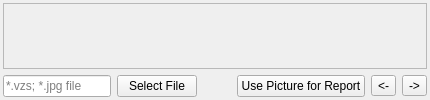
              <widget class="QWidget" name="tab_video">
               <attribute name="title">
                <string>Video</string>
               </attribute>
               <layout class="QVBoxLayout" name="verticalLayout_44">
                <property name="leftMargin">
                 <number>3</number>
                </property>
                <property name="topMargin">
                 <number>3</number>
                </property>
                <property name="rightMargin">
                 <number>3</number>
                </property>
                <property name="bottomMargin">
                 <number>3</number>
                </property>
                <item>
                 <widget class="QFrame" name="videoFrame">
                  <property name="sizePolicy">
                   <sizepolicy hsizetype="Preferred" vsizetype="Preferred">
                    <horstretch>0</horstretch>
                    <verstretch>99</verstretch>
                   </sizepolicy>
                  </property>
                  <property name="frameShape">
                   <enum>QFrame::Shape::StyledPanel</enum>
                  </property>
                  <property name="frameShadow">
                   <enum>QFrame::Shadow::Raised</enum>
                  </property>
                  <layout class="QVBoxLayout" name="video_vLayout">
                   <property name="leftMargin">
                    <number>0</number>
                   </property>
                   <property name="topMargin">
                    <number>0</number>
                   </property>
                   <property name="rightMargin">
                    <number>0</number>
                   </property>
                   <property name="bottomMargin">
                    <number>0</number>
                   </property>
                  </layout>
                 </widget>
                </item>
                <item>
                 <layout class="QHBoxLayout" name="horizontalLayout_17">
                  <item>
                   <widget class="QLineEdit" name="videoLineEdit">
                    <property name="sizePolicy">
                     <sizepolicy hsizetype="Expanding" vsizetype="Fixed">
                      <horstretch>3</horstretch>
                      <verstretch>0</verstretch>
                     </sizepolicy>
                    </property>
                    <property name="readOnly">
                     <bool>true</bool>
                    </property>
                    <property name="placeholderText">
                     <string>*.vzs; *.jpg file</string>
                    </property>
                   </widget>
                  </item>
                  <item>
                   <widget class="QPushButton" name="SelectVideo_PushButton">
                    <property name="text">
                     <string>Select File</string>
                    </property>
                   </widget>
                  </item>
                  <item>
                   <spacer name="horizontalSpacer_14">
                    <property name="orientation">
                     <enum>Qt::Orientation::Horizontal</enum>
                    </property>
                    <property name="sizeHint" stdset="0">
                     <size>
                      <width>34</width>
                      <height>20</height>
                     </size>
                    </property>
                   </spacer>
                  </item>
                  <item>
                   <widget class="QPushButton" name="setVideoPicturePushButton">
                    <property name="text">
                     <string>Use Picture for Report</string>
                    </property>
                   </widget>
                  </item>
                  <item>
                   <widget class="QToolButton" name="videoLeftToolButton">
                    <property name="text">
                     <string>&lt;-</string>
                    </property>
                   </widget>
                  </item>
                  <item>
                   <widget class="QToolButton" name="videoRightToolButton">
                    <property name="text">
                     <string>-&gt;</string>
                    </property>
                   </widget>
                  </item>
                 </layout>
                </item>
               </layout>
              </widget>
